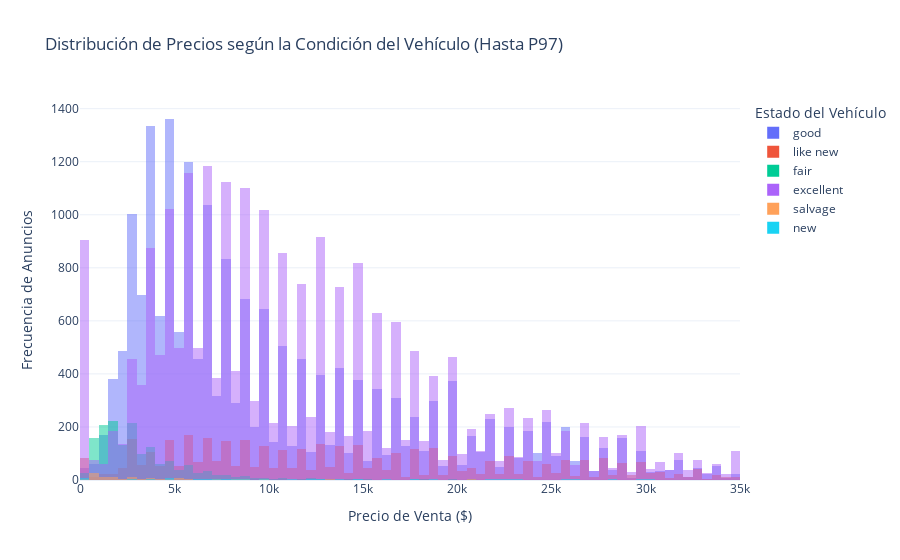
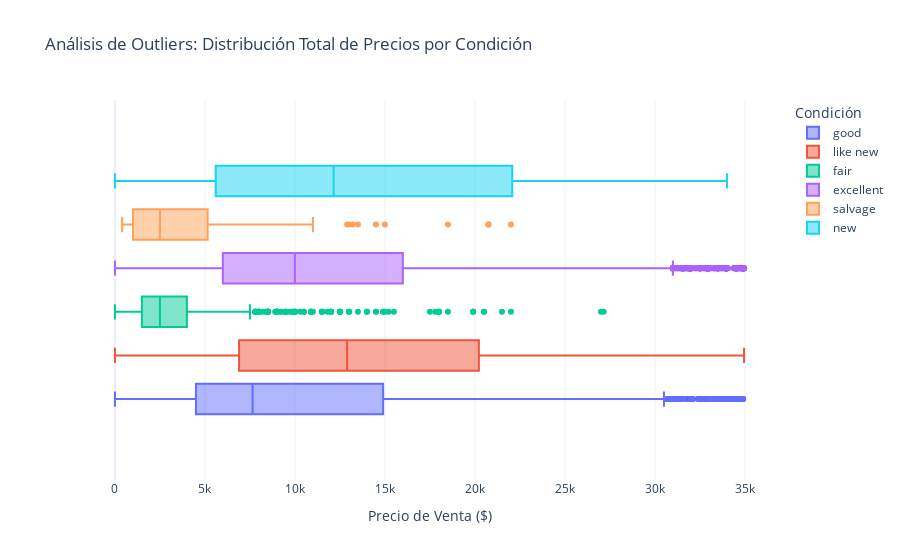

Source (notebook cell) for these figures, in order:
### Markdown cell above
## 2. Análisis Exploratorio de Datos (EDA)

Con un dataset optimizado y libre de valores ausentes, procederemos a explorar las dinámicas del mercado. El objetivo de esta fase no es solo generar gráficos, sino validar hipótesis de negocio y entender los factores que dictan el valor de reventa de un vehículo.

En esta etapa buscaremos responder:
1. **¿Cómo influye la condición del vehículo en la distribución de precios?** (Validación del sesgo identificado).
2. **¿Cuál es la relación entre el kilometraje y el precio?** (Análisis de depreciación).
3. **¿Qué tipos de vehículos y configuraciones dominan el inventario?** (Análisis de nichos).

---

### 2.1. Análisis de Precios y Segmentación por Condición

Anteriormente identificamos un fuerte sesgo a la derecha en los precios. En esta subsección, visualizaremos la distribución segmentada para entender si los valores atípicos pertenecen a categorías específicas (ej. vehículos "new" o "like new").

### Code cell
# Definir el filtro de percentil 97 basado en la inspección previa
# Esto nos permite ver el "corazón" del mercado sin el ruido de los extremos
p97 = df['price'].quantile(0.97)
df_plot = df[df['price'] <= p97]

# Crear histograma interactivo segmentado
fig_price_cond = px.histogram(
    df_plot, 
    x="price", 
    color="condition",
    nbins=100,
    title="Distribución de Precios según la Condición del Vehículo (Hasta P97)",
    labels={'price': 'Precio ($)', 'condition': 'Condición'},
    template="plotly_white",
    barmode='overlay' # Superponer para comparar densidades
)

fig_price_cond.update_layout(
    xaxis_title="Precio de Venta ($)",
    yaxis_title="Frecuencia de Anuncios",
    legend_title="Estado del Vehículo"
)

fig_price_cond.show()

# Insight Rápido: Cálculo de precio mediano por condición
print("Precio Mediano por Condición:")
print(df.groupby('condition')['price'].median().sort_values(ascending=False))

# Creamos una figura con un Boxplot para ver "los outliers en acción"
fig_box = px.box(
    df_plot,
    x="price", 
    color="condition",
    title="Análisis de Outliers: Distribución Total de Precios por Condición",
    labels={'price': 'Precio ($)', 'condition': 'Condición'},
    template="plotly_white"
)

fig_box.update_layout(xaxis_title="Precio de Venta ($)")
fig_box.show()

# Histogramas comparativos: Con y Sin Filtro para Storytelling
print("Comparativa de escala:")
print(f"Precio Máximo: ${df['price'].max():,.2f}")
print(f"Precio Percentil 97: ${df['price'].quantile(0.97):,.2f}")

### Figure 1 — Plotly figure (JSON) as saved in the notebook; plotly's stock layout.template omitted (floating-point values rounded to 4 significant figures; data arrays with more than 128 entries replaced by an {"elided": "..."} marker saying what was removed)
{"data": [{"bingroup": "x", "hovertemplate": "Condición=good<br>Precio ($)=%{x}<br>count=%{y}<extra></extra>", "legendgroup": "good", "marker": {"color": "#636efa", "opacity": 0.5, "pattern": {"shape": ""}}, "name": "good", "nbinsx": 100, "orientation": "v", "showlegend": true, "type": "histogram", "x": {"elided": "19888 int values"}, "xaxis": "x", "yaxis": "y"}, {"bingroup": "x", "hovertemplate": "Condición=like new<br>Precio ($)=%{x}<br>count=%{y}<extra></extra>", "legendgroup": "like new", "marker": {"color": "#EF553B", "opacity": 0.5, "pattern": {"shape": ""}}, "name": "like new", "nbinsx": 100, "orientation": "v", "showlegend": true, "type": "histogram", "x": {"elided": "4323 int values"}, "xaxis": "x", "yaxis": "y"}, {"bingroup": "x", "hovertemplate": "Condición=fair<br>Precio ($)=%{x}<br>count=%{y}<extra></extra>", "legendgroup": "fair", "marker": {"color": "#00cc96", "opacity": 0.5, "pattern": {"shape": ""}}, "name": "fair", "nbinsx": 100, "orientation": "v", "showlegend": true, "type": "histogram", "x": {"elided": "1605 int values"}, "xaxis": "x", "yaxis": "y"}, {"bingroup": "x", "hovertemplate": "Condición=excellent<br>Precio ($)=%{x}<br>count=%{y}<extra></extra>", "legendgroup": "excellent", "marker": {"color": "#ab63fa", "opacity": 0.5, "pattern": {"shape": ""}}, "name": "excellent", "nbinsx": 100, "orientation": "v", "showlegend": true, "type": "histogram", "x": {"elided": "23957 int values"}, "xaxis": "x", "yaxis": "y"}, {"bingroup": "x", "hovertemplate": "Condición=salvage<br>Precio ($)=%{x}<br>count=%{y}<extra></extra>", "legendgroup": "salvage", "marker": {"color": "#FFA15A", "opacity": 0.5, "pattern": {"shape": ""}}, "name": "salvage", "nbinsx": 100, "orientation": "v", "showlegend": true, "type": "histogram", "x": [600, 1000, 5500, 999, 850, 5000, 8000, 2500, 1800, 1000, 1500, 1800, 8000, 580, 2700, 11000, 800, 800, 3800, 4100, 12900, 400, 18500, 13500, 5500, 900, 850, 4500, 3750, 22000, 800, 1700, 9450, 2000, 1500, 5000, 4000, 800, 13000, 800, 15000, 2950, 1500, 3500, 800, 10700, 9975, 1400, 1200, 3500, 800, 20750, 8750, 13200, 6750, 2950, 2495, 2400, 2700, 2500, 800, 1200, 1200, 1000, 4500, 500, 4700, 1000, 3500, 5200, 20750, 8750, 8725, 750, 5000, 1700, 3000, 3000, 6000, 2500, 700, 5990, 500, 2500, 2250, 650, 700, 1000, 1900, 600, 7000, 1000, 1500, 7000, 4800, 500, 2000, 700, 3000, 5000, 7000, 450, 9900, 1500, 5000, 14500, 500, 1500, 1000, 850, 500, 3500, 5000, 2900, 2700], "xaxis": "x", "yaxis": "y"}, {"bingroup": "x", "hovertemplate": "Condición=new<br>Precio ($)=%{x}<br>count=%{y}<extra></extra>", "legendgroup": "new", "marker": {"color": "#19d3f3", "opacity": 0.5, "pattern": {"shape": ""}}, "name": "new", "nbinsx": 100, "orientation": "v", "showlegend": true, "type": "histogram", "x": [34000, 30000, 23000, 7000, 8300, 26000, 4500, 32500, 4700, 12, 6200, 7500, 12300, 1, 28000, 4500, 9800, 9600, 14500, 29900, 3995, 2400, 3995, 1, 33390, 4950, 12995, 6300, 4950, 18800, 250, 12000, 8300, 1500, 3995, 7000, 250, 250, 28000, 17500, 23000, 8995, 8700, 2900, 2500, 1, 11000, 16950, 14950, 15300, 14995, 8500, 17995, 4500, 7900, 25629, 30740, 22525, 30000, 22146, 25629, 21696, 29900, 13990, 29000, 6500, 4500, 4999, 11000, 9200, 16200, 23999, 18000, 26000, 12500, 22525, 30000, 30000, 8399, 14500, 21999, 16499, 20000, 9800, 3200, 7100, 22300, 6995, 14600, 3800, 13900, 19950, 6800, 8200, 19000, 18995], "xaxis": "x", "yaxis": "y"}], "layout": {"barmode": "overlay", "legend": {"title": {"text": "Estado del Vehículo"}, "tracegroupgap": 0}, "title": {"text": "Distribución de Precios según la Condición del Vehículo (Hasta P97)"}, "xaxis": {"anchor": "y", "domain": [0, 1], "title": {"text": "Precio de Venta ($)"}}, "yaxis": {"anchor": "x", "domain": [0, 1], "title": {"text": "Frecuencia de Anuncios"}}}}

### Figure 2 — Plotly figure (JSON) as saved in the notebook; plotly's stock layout.template omitted (floating-point values rounded to 4 significant figures; data arrays with more than 128 entries replaced by an {"elided": "..."} marker saying what was removed)
{"data": [{"alignmentgroup": "True", "hovertemplate": "Condición=good<br>Precio ($)=%{x}<extra></extra>", "legendgroup": "good", "marker": {"color": "#636efa"}, "name": "good", "notched": false, "offsetgroup": "good", "orientation": "h", "showlegend": true, "type": "box", "x": {"elided": "19888 int values"}, "x0": " ", "xaxis": "x", "y0": " ", "yaxis": "y"}, {"alignmentgroup": "True", "hovertemplate": "Condición=like new<br>Precio ($)=%{x}<extra></extra>", "legendgroup": "like new", "marker": {"color": "#EF553B"}, "name": "like new", "notched": false, "offsetgroup": "like new", "orientation": "h", "showlegend": true, "type": "box", "x": {"elided": "4323 int values"}, "x0": " ", "xaxis": "x", "y0": " ", "yaxis": "y"}, {"alignmentgroup": "True", "hovertemplate": "Condición=fair<br>Precio ($)=%{x}<extra></extra>", "legendgroup": "fair", "marker": {"color": "#00cc96"}, "name": "fair", "notched": false, "offsetgroup": "fair", "orientation": "h", "showlegend": true, "type": "box", "x": {"elided": "1605 int values"}, "x0": " ", "xaxis": "x", "y0": " ", "yaxis": "y"}, {"alignmentgroup": "True", "hovertemplate": "Condición=excellent<br>Precio ($)=%{x}<extra></extra>", "legendgroup": "excellent", "marker": {"color": "#ab63fa"}, "name": "excellent", "notched": false, "offsetgroup": "excellent", "orientation": "h", "showlegend": true, "type": "box", "x": {"elided": "23957 int values"}, "x0": " ", "xaxis": "x", "y0": " ", "yaxis": "y"}, {"alignmentgroup": "True", "hovertemplate": "Condición=salvage<br>Precio ($)=%{x}<extra></extra>", "legendgroup": "salvage", "marker": {"color": "#FFA15A"}, "name": "salvage", "notched": false, "offsetgroup": "salvage", "orientation": "h", "showlegend": true, "type": "box", "x": [600, 1000, 5500, 999, 850, 5000, 8000, 2500, 1800, 1000, 1500, 1800, 8000, 580, 2700, 11000, 800, 800, 3800, 4100, 12900, 400, 18500, 13500, 5500, 900, 850, 4500, 3750, 22000, 800, 1700, 9450, 2000, 1500, 5000, 4000, 800, 13000, 800, 15000, 2950, 1500, 3500, 800, 10700, 9975, 1400, 1200, 3500, 800, 20750, 8750, 13200, 6750, 2950, 2495, 2400, 2700, 2500, 800, 1200, 1200, 1000, 4500, 500, 4700, 1000, 3500, 5200, 20750, 8750, 8725, 750, 5000, 1700, 3000, 3000, 6000, 2500, 700, 5990, 500, 2500, 2250, 650, 700, 1000, 1900, 600, 7000, 1000, 1500, 7000, 4800, 500, 2000, 700, 3000, 5000, 7000, 450, 9900, 1500, 5000, 14500, 500, 1500, 1000, 850, 500, 3500, 5000, 2900, 2700], "x0": " ", "xaxis": "x", "y0": " ", "yaxis": "y"}, {"alignmentgroup": "True", "hovertemplate": "Condición=new<br>Precio ($)=%{x}<extra></extra>", "legendgroup": "new", "marker": {"color": "#19d3f3"}, "name": "new", "notched": false, "offsetgroup": "new", "orientation": "h", "showlegend": true, "type": "box", "x": [34000, 30000, 23000, 7000, 8300, 26000, 4500, 32500, 4700, 12, 6200, 7500, 12300, 1, 28000, 4500, 9800, 9600, 14500, 29900, 3995, 2400, 3995, 1, 33390, 4950, 12995, 6300, 4950, 18800, 250, 12000, 8300, 1500, 3995, 7000, 250, 250, 28000, 17500, 23000, 8995, 8700, 2900, 2500, 1, 11000, 16950, 14950, 15300, 14995, 8500, 17995, 4500, 7900, 25629, 30740, 22525, 30000, 22146, 25629, 21696, 29900, 13990, 29000, 6500, 4500, 4999, 11000, 9200, 16200, 23999, 18000, 26000, 12500, 22525, 30000, 30000, 8399, 14500, 21999, 16499, 20000, 9800, 3200, 7100, 22300, 6995, 14600, 3800, 13900, 19950, 6800, 8200, 19000, 18995], "x0": " ", "xaxis": "x", "y0": " ", "yaxis": "y"}], "layout": {"boxmode": "group", "legend": {"title": {"text": "Condición"}, "tracegroupgap": 0}, "title": {"text": "Análisis de Outliers: Distribución Total de Precios por Condición"}, "xaxis": {"anchor": "y", "domain": [0, 1], "title": {"text": "Precio de Venta ($)"}}, "yaxis": {"anchor": "x", "domain": [0, 1]}}}
